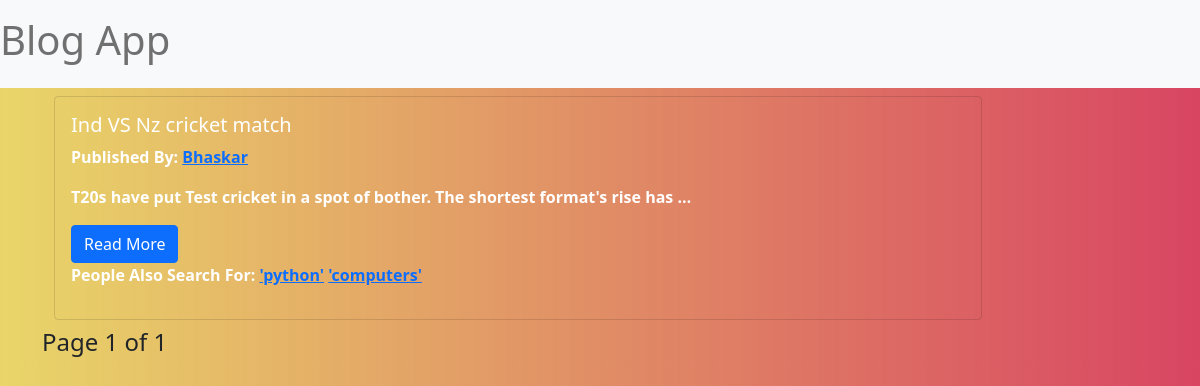
The page /tags/shortest/ on the database its author committed.
### blogapp/models.py (models this page shows)
class Post(models.Model):
    status_choices=(('draft','Draft'),('published','Published'))
    title=models.CharField(max_length=256)
    slug=models.SlugField(max_length=256,unique_for_date='publish')
    author=models.ForeignKey(User,related_name='blogapp_posts',on_delete=models.CASCADE)
    body=models.TextField()
    publish=models.DateTimeField(default=timezone.now)
    created=models.DateTimeField(auto_now_add=True)
    updated=models.DateTimeField(auto_now=True)
    status=models.CharField(max_length=10,choices=status_choices,default='draft')
    tags=TaggableManager()
    def get_absolute_url(self):
        return reverse('detail',args=[self.publish.year,self.publish.strftime('%m'),self.publish.strftime("%d"),self.slug])

### blogapp/views.py (the view)
# urls.py: path('',views.post_list_view),
def post_list_view(request,slug=None):
    post_list=Post.objects.all()
    tag=None
    if slug:
        tag=get_object_or_404(Tag,slug=slug)
        post_list=post_list.filter(body__contains=slug)
    paginator=Paginator(post_list,2)
    page_number=request.GET.get('page')
    try:
        post_list=paginator.page(page_number)
    except PageNotAnInteger:
        post_list=paginator.page(1)
    except EmptyPage:
        post_list=paginator.page(paginator.num_pages)
    return render(request,'post_list.html',{'postlist':post_list,'tag':tag})

### blogapp/templates/post_list.html (shortened to what this page needs)
{%extends 'base.html'%}
{%block body%}
{%for post in postlist%}
<strong><div class="container my-2">
    <div class="card" style="width: 58rem;background: transparent; color:white;">
        <div class="card-body">
            <h5>{{post.title}}</h5>
            <p class="card-text">Published By: <a href="{{post.get_absolute_url}}">{{post.author|title}}</a></p>
            <p class="card-text">{{post.body|truncatewords:15|linebreaks}}</p>
            <a href="{{post.get_absolute_url}}" class="btn btn-primary">Read More</a>
            <p>People Also Search For:
                {%for tag in post.tags.all%}
                <a href="/tags/{{tag.slug}}/">{{tag.name}}</a>
                {%endfor%}
            </p>
        </div>
    </div>
</div></strong>
{%endfor%}
{%include 'pagination.html' with page=postlist%}
{%endblock%}

### blogapp/templates/base.html (style rules this page uses)
body { background: linear-gradient(to right,rgba(218, 186, 5, 0.6),rgba(212, 49, 81, 0.9)); }

### rows shown on the page
Post: title "Ind VS Nz cricket match", author "Bhaskar", body "T20s have put Test cricket in a spot of bother. The shortest format's rise has …"
Tag: name "'python'"
Tag: name "'computers'"

### other values the page prints
{{ page.number }} "1"
{{ page.paginator.num_pages }} "1"
